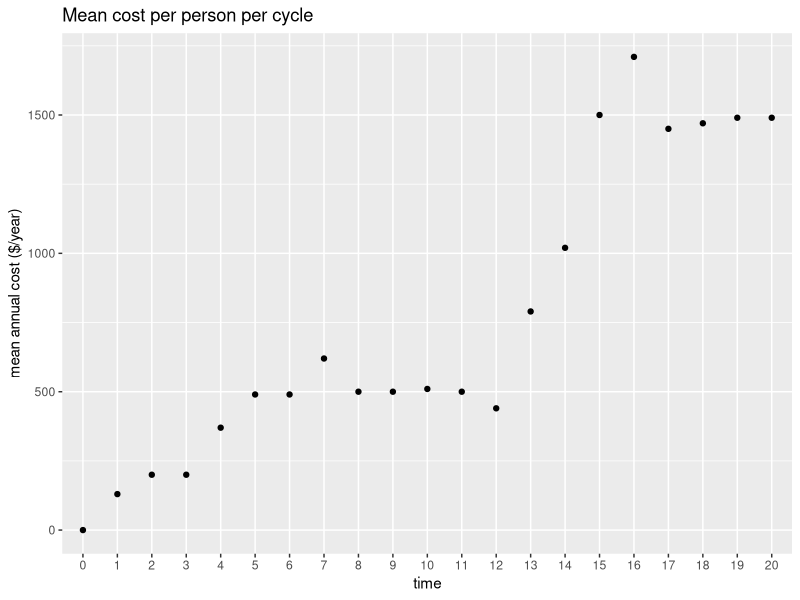
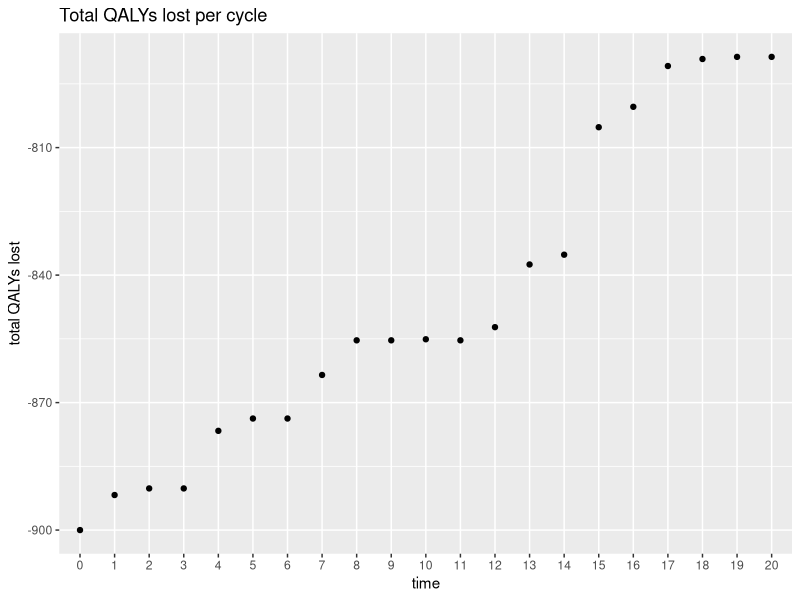
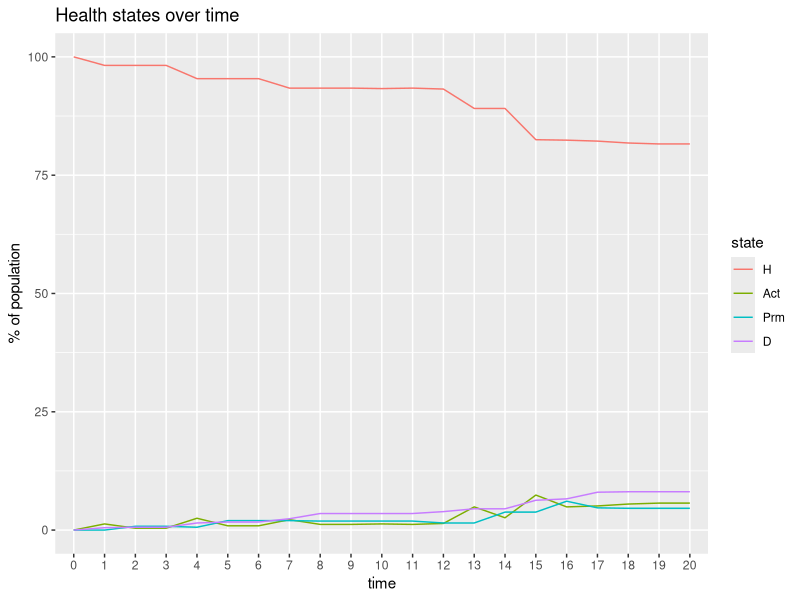

The R script that drew these images, in order:
set.seed(12345)
# library(dplyr)

#### Model inputs ####

n.i <- 1000                      # number of individuals
n.t <- 20                        # time horizon
cl <- 1                          # length of each cycle (year)
v.n <- c("H", "Act", "Prm", "D") # possible health states: Healthy, Acute injury, Permanent injury, Dead
n.s <- length(v.n)               # number of health states
initStates <- rep(v.n[1], n.i)   # everyone begins in the Healthy state
d.c <- d.e <- 0.03               # 3% discount rate for both costs and QALYs
v.intn <- c("No prescribed burning", "Prescribed burning")    # strategy names

birthRate_bl <- 52.4/1000
birthRate_change <- -0.035

allCauseMortality_bl <- 583.1/100000
allCauseMortality_change <- -2.2/100

##### Transition probabilities per cycle #####

p.fire <- 0.30                   # probability that a wildfire occurs 
rr.fire.urban <- 0.25            # risk ratio for fire in urban area versus rural
p.HD <- 0.03                     # probability to die when healthy
p.HAct <- 0.1                    # probability of acute injury when healthy
p.ActH <- 0.75                   # probability to become healthy when acutely injured
p.ActPrm <- 0.08                 # probability to become permanently injured when acutely injured
rr.Act <- 1.25                   # rate ratio of death when acutely injured vs healthy
rr.Prm <- 2                      # rate ratio of death when permanently injured vs healthy
r.HD <- -log(1-p.HD)             # rate of death when healthy
r.ActD <- rr.Act*r.HD            # rate of death when acutely injured
r.PrmD <- rr.Prm*r.HD            # rate of death when permanently injured
p.ActD <- 1-exp(-r.ActD)         # probability of death when acutely injured
p.PrmD <- 1-exp(-r.PrmD)         # probability of death when permanently injured
rp.smoke <- 0.05                 # increase of mortality rate for all with history of smoke exposure conditional on duration of exposure

rr.HD.f <- 1.2                   # risk ratio for healthy -> dead for females
rr.HAct.f <- 1.4                 # risk ratio for healthy -> acute injury for females
rr.HD.65 <- 1.3                  # risk ratio for healthy -> dead for those aged 65 or older
rr.HAct.65 <- 1.5                # risk ratio for healthy -> acute injury for those aged 65 or older

rr.fireOverTime <- 1.05          # additional fire risk each consecutive year


##### Cost and utility inputs per cycle #####

c.H <- 0                         # cost of remaining healthy
c.Act <- 10000                   # cost of acute injury
c.Prm <- 20000                   # cost of permanent injury
c.intn <- 5000                   # cost of intervention
c.fire <- 15000                  # cost of fire occurring e.g., infrastructure damage, rebuilding homes

u.H <- 1                         # utility when healthy
u.Act <- 0.75                    # utility when acutely injured
u.Prm <- 0.65                    # utility when permanently injured
u.intn <- u.Act                  # utility with intervention (in this case, intervention reduces fire risk and doesn't affect utility)
ru.ActPrm <- 0                   # decrease in utility with every additional year being injured (assume same for now)

##### Individual characteristics #####

m.x <- data.frame(matrix(nrow=n.i, ncol=0))  # create matrix that will store individual characteristics
m.x$id <- seq(1,n.i,by=1)          # assign ids
m.x$age <- floor(rnorm(n.i,48,5))  # determine each individual's age based on a normal dist'n with mean=48 and sd=5
m.x$sex <- rbinom(n.i,1,0.55)      # determine each individual's sex based on a binomial dist'n with 0=male, 1=female, and p(female)=0.55
m.x$rural <- rbinom(n.i, 1, 0.30)  # determine each individual's residence based on a binomial dist'n with 0=urban, 1=rural, and p(rural)=0.30
m.x$exposure <- FALSE              # no previous exposure at the beginning

# assign neighborhood based on rural/urban status
# Note: this may be a very roundabout way of doing this. Might have made more sense to first give everyone a neighborhood based on neighborhood density
# (i.e., probability of individual i to be in neighborhood k is based on what % of total population lives in k) but this also works. 

ruralNeighborhoods <- c("A","B")
probsRural <- c(0.65, 1-0.65)
urbanNeighborhoods <- c("C","D","E")
probsUrban <- c(0.35,0.45,1-0.35-0.45)
allNeighborhoods <- c(ruralNeighborhoods, urbanNeighborhoods)

for (k in 1:nrow(m.x[m.x$rural==1, ])) {
  m.x$neighborhood[m.x$rural==1][k] <-  sample(ruralNeighborhoods,size=1,prob=probsRural)
}

for (k in 1:nrow(m.x[m.x$rural==0, ])) {
  m.x$neighborhood[m.x$rural==0][k] <-  sample(urbanNeighborhoods,size=1,prob=probsUrban)
}

m.x$neighborhood <- as.factor(m.x$neighborhood)

n.neighborhood <- length(allNeighborhoods)


# Create neighborhood map (the distance in miles between neighborhoods)
# This will determine how much smoke neighboring communities will be exposed to if there is a fire outside of their neighborhood

neighborhood.map <- matrix(data= 0, nrow=n.neighborhood, ncol=n.neighborhood, dimnames=(list(paste(allNeighborhoods), paste(allNeighborhoods))))
neighborhood.map[1, ] <-  c(0, 0.5, 1, 3, 5)
neighborhood.map[2, ] <-  c(0.5, 0, 1, 6, 4)
neighborhood.map[3, ] <-  c(1,   1, 0, 8, 10)
neighborhood.map[4, ] <-  c(3,   6, 8, 0, 3)
neighborhood.map[5, ] <-  c(5,   4,10, 3, 0)



# set household ID based on neighborhood (household aren't used for now, but will be important for other conditions)
# mean household size is 4

m.x$fam_id <- NA
meanFamSize <- 4
fam_count <- 1
for (k in levels(m.x$neighborhood)) {
  neighborhoodSize <- nrow(m.x[m.x$neighborhood==k, ])
  familySize <- ceiling(neighborhoodSize/meanFamSize)
  m.x$fam_id[m.x$neighborhood==k] <- sample(fam_count:(fam_count+familySize), size = neighborhoodSize, replace=TRUE)
  fam_count <- fam_count+familySize+1
}



# Get year over year fire data per neighborhood (or another geographic granularity) and air quality data - since no data yet, create matrix

m.fire <- matrix(nrow=n.neighborhood, ncol=n.t, dimnames = list(paste(allNeighborhoods), paste("cycle",1:n.t)))
m.smoke.duration <- matrix(data = 0, nrow=n.neighborhood, ncol=n.t, dimnames= list(paste(allNeighborhoods), paste("cycle",1:n.t)))
fireIntensity <- 1

for (t in 1:n.t) {
  p.fire.tmp <- min(p.fire*rr.fireOverTime^(t-1), 1)                     # calculate fire risk for year t
  fireIntensity.tmp <- fireIntensity * rr.fireOverTime^(t-1)           # calculate average fire intensity for year t (analogous to fire duration for simplicity)
  
  for (k in 1:n.neighborhood) {
    currentNeighborhood <- allNeighborhoods[k]                           # get neighborhood name
    m.fire[k, t] <- rbinom(1,size=1,prob=(
      (currentNeighborhood %in% ruralNeighborhoods)*p.fire.tmp +
        (currentNeighborhood %in% urbanNeighborhoods)*min(p.fire.tmp*rr.fire.urban,1)))        # calculate whether fire happened given fire risk and urban/rural designation
    m.smoke.duration[k, t] <- rnorm(1, mean=fireIntensity.tmp, sd = fireIntensity.tmp/2)*m.fire[k, t]    # calculate number of smoky days for neighborhood k in year t due to fire in neighborhood
    m.smoke.duration[-k ,t] <- m.smoke.duration[-k, t] + m.smoke.duration[k, t]/neighborhood.map[k, -k]  # calculate ADDITIONAL number of smoky days for neighboring communities given fire in and distance to neighborhood k 
  }
}


# calculate cumulative smoke exposure days over t years

m.smoke.duration.cum <- m.smoke.duration 
for (t in 1:(n.t-1)) {
  m.smoke.duration.cum[ , t+1] <- m.smoke.duration.cum[ ,t] + m.smoke.duration[ ,t+1]
}




#### Create functions ####

MicroSim <- function(initStates,                  # vector of initial health states
                     n.i,                         # number of individuals
                     n.t,                         # number of cycles    
                     m.fire,                      # annual fire data by neighborhood
                     m.smoke.duration.cum,        # annual smoke exposure data (i.e., air pollution by neighorhood)
                     v.n,                         # vector of health state names
                     m.x,                         # matrix with individual characteristics
                     cl,                          # cycle length
                     d.c,                         # discount rate for costs
                     d.e,                         # discount rate for utilities
                     TR.out = TRUE,               # should the output include a microsimulation trace?
                     TS.out = TRUE,               # should the output include a transition array between states?
                     intn=FALSE,                  # is there an intervention? (scalar with Boolean value, could be vector of Booleans if mix of interventions)
                     seed = 1) {                  # starting seed number
  
  # You need the following functions:
  # Probs: to estimate transition probabilities
  # Costs: to estimate costs of state values
  # Effs: to estimate health outcomes
  
  v.dwc <- 1 / (1 + d.c) ^ (0:n.t)     # calculate discount weights for costs per cycle
  v.dwe <- 1 / (1 + d.e) ^ (0:n.t)     # calculate discount weights for QALYs per cycle
  
  
  # initialize matrices to capture fires, health states, costs, and health outcomes each cycle:
  
  m.M <- m.C <- m.E <- matrix(nrow=n.i, ncol=n.t+1, dimnames = list(paste("ind", 1:n.i), paste("cycle",0:n.t)))  
  
  m.M[ ,1] <- initStates    
  m.C[ ,1] <- Costs(M_it=m.M[ ,1], intervention = intn)
  m.E[ ,1] <- Effs(M_it=m.M[ ,1], intervention=intn, x_i=m.x , cl=1)
  
  
 
  for (t in 1:n.t) {
    
    for (i in 1:n.i) {
      set.seed(seed+i)                                                               # set seed for every individual
      neighborhood_index <- match(m.x$neighborhood[i], allNeighborhoods)
      
      # calculate the transition probability for individual i at cycle t
      
      v.p <- Probs(M_it=m.M[i,t], 
                   fire_it=m.fire[neighborhood_index, t], 
                   x_i=m.x[i, ], 
                   m.smoke.duration.cum[neighborhood_index, t]
      )
      m.M[i, t+1] <- sample(v.n, prob=v.p, size=1)                                                # sample the next health state given probability to transition
      m.C[i, t+1] <- Costs(M_it=m.M[i, t+1], intervention=intn)                                   # estimate costs for individual i at cycle t+1
      m.E[i, t+1] <- Effs(M_it=m.M[i, t+1], intervention=intn, x_i=m.x[i, ], cl)              # estimate QALYs for individual i at cycle t+1
      
      m.x$age[i] <- m.x$age[i] + cl                                                               # increase age by cycle length
      
      if (m.fire[neighborhood_index, t]==1) {m.x$exposure[i] <-  TRUE}                            # if there has been a fire, set exposure history to TRUE, otherwise keep the same
      
    }  # close loop for individuals
  }    # close loop for cycles
  
  tc <- m.C %*% v.dwc     # total discounted costs per individual
  te <- m.E %*% v.dwe     # total discounted QALYs per individual
  tc_hat <- mean(tc)      # average discounted costs
  te_hat <- mean(te)      # average discounted QALYS
  
  
  if (TS.out == TRUE) {                                    # create matrix of transition across states
    TS <- paste(m.M, cbind(m.M[,-1], "D"), sep = "->")     # this kills off everyone in the last cycle, which is not true. need to fix.
    TS <- matrix(TS, nrow=n.i)
    rownames(TS) <- paste("ind", 1:n.i)
    colnames(TS) <- paste("cycle", 0:n.t)
  } else {
    TS <-  NULL
  }
  
  if (TR.out == TRUE) {                                    # create the distribution trace 
    TR <- t(apply(m.M, 2, function(x) table(factor(x, levels=v.n, ordered=TRUE))))
    TR <- TR/n.i
    colnames(TR) <- v.n
    rownames(TR) <- paste("cylce", 0:n.t)
  } else {
    TR <- NULL
  }
  
  # return outputs as a list
  
  results <- list(
    m.M=m.M, 
    m.C=m.C, 
    m.E=m.E, 
    tc=tc, 
    te=te, 
    tc_hat=tc_hat, 
    te_hat=te_hat, 
    m.x=m.x, 
    TS=TS, 
    TR=TR)
  
  return(results)
  
}


# Create the probabilities function

Probs <- function(M_it,                      # health state occupied by individual i at cycle t
                  fire_it,                   # fire experience of individual i at cycle t (binary)
                  x_i,                       # individual characteristics of individual i (row i of m.x)
                  smoke.duration.cum_it) {   # cumulative smoke exposure of individual i up to cycle t
  
  
  v.p.it <- rep(NA, n.s)   # initialize vector of state transition probabilities
  names(v.p.it) <- v.n     # name columns with the health states
  
  # update v.p.it with appropriate probabilities (note: v.n is H; Act; Prm; D)
  
  p.PrmD_it <- min(1, fire_it *
                     (1-exp(-r.PrmD * (1 + rp.smoke * smoke.duration.cum_it))))     # calculate p.PrmD conditional on cumulative exposure
  
  p.HAct_it <- min(1, p.HAct * fire_it * 
                     (x_i$sex * rr.HAct.f + (1-x_i$sex)) *          # risk modification for sex
                     ifelse(x_i$age>=65, rr.HAct.65,1))                   # risk modification for age
  
  p.HD_it <- min(1, p.HD * fire_it * 
                   (x_i$sex * rr.HD.f + (1-x_i$sex)) *              # risk modification for sex
                   ifelse(x_i$age>=65, rr.HD.65,1))                       # risk modification for age
  
  v.p.it[M_it == "H"] <- c(1-p.HAct_it-p.HD_it , p.HAct_it, 0, p.HD_it)
  v.p.it[M_it == "Act"] <- c(p.ActH, 1-p.ActH-p.ActPrm-p.ActD, p.ActPrm, p.ActD)
  v.p.it[M_it == "Prm"] <- c(0, 0, 1-p.PrmD_it, p.PrmD_it)
  v.p.it[M_it == "D"] <- c(0, 0, 0, 1)
  
  ifelse(all.equal(sum(v.p.it), 1), return(v.p.it), print(c("Probabilities do not sum to 1", v.p.it, sum(v.p.it))))     # return error if probabilities do not sum to 1
}


# Create the costs function

Costs <- function(M_it,                     # M_it: health state occupied by individual i at cycle t
                  intervention=FALSE) {     # intervention: is there an intervention?
  
  
  c.it <- 0                                             # everyone starts with 0 costs
  c.it[M_it == "H"] <-  c.H                             # cost of staying healthy for one cycle
  c.it[M_it == "Act"] <-  c.Act + c.intn*intervention   # cost of staying acutely injured for one cycle plus cost of intervention
  c.it[M_it == "Prm"] <-  c.Prm + c.intn*intervention   # cost of staying permanently injured for one cycle plus cost of intervention
  
  return(c.it)                                          # return the costs
}



# Create the health outcomes function

Effs <- function(M_it,                 # M_it: health state occupied by individual i at cycle t
                 intervention=FALSE,   # intervention: is there an intervention?
                 x_i=NULL,         # x_i: matrix of individual characteristics
                 cl=1) {               # cl: cycle length in years
  
  u.it <- 0                                                                # everyone starts with utility 0
  u.it[M_it == "H"] <- u.H                                                 # utility if healthy
  u.it[M_it == "Act"] <- intervention*u.intn + (1-intervention)*u.Act      # utility if acutely injured, conditional on intervention
  u.it[M_it == "Prm"] <- u.Prm                                             # utility if permanently injured
  
  QALYs <- u.it * cl        # calculate QALYs during cycle t
  return(QALYs)             # return QALYs
}



#### Run simulation ####

sim <- MicroSim(initStates, n.i, n.t, m.fire, m.smoke.duration.cum, v.n, m.x, cl, d.c, d.e, TR.out = TRUE, TS.out = TRUE, intn=FALSE, seed = 1)


#### Next steps ####

# Refine transition probability functions to include the effect of other important characteristics
# Refine the Costs function to include the effect of other important characteristics (e.g. access to healthcare/insurance etc.)
# Refine the Effs function to allow the effect of access to medical care? Or should this be in transition probs?
#   
# The model is currently a closed cohort. Incorporate births/deaths and immigration.
# Get real population data to define the cohort.
# Think about how to model multiple outcomes together - can discuss with Alkin
# Would be great to potentially include GIS data - could get input and support from Tarik Benmarhnia
# 
# 
# (1) Some interaction between individuals - e.g., geographic grouping (if same or proximate, than risk of fire is linked with risk of fire of other groups)
# (2) A second health condition that is either related or unrelated (TBD)


#### Figures and tables ####

library(ggplot2)
library(reshape2)
library(scales)

trace <- as.data.frame(sim$TR)
trace$cycle <- factor(0:n.t)
trace_long <- melt(data=trace,id.vars="cycle", variable.name="state", value.name="proportion")

fig_trace <- ggplot(trace_long, aes(x=cycle, y=proportion*100, group=state)) +
  geom_line(aes(color=state)) +
  labs(title = "Health states over time", x="time", y="% of population")
# ggsave("wildfire_trace.tiff",fig_trace,units = "in",w=10,h=7)

mean_costs <- melt(colMeans(sim$m.C), value.name = "mean_cost") 
mean_costs$cycle <- factor(0:n.t)

fig_costs <- ggplot(data=mean_costs, aes(x=cycle, y=mean_cost)) +
  geom_point() +
  labs(title="Mean cost per person per cycle", x="time",y="mean annual cost ($/year)")
# ggsave("wildfire_costs.tiff",fig_costs,units = "in",w=10,h=7)

tot_qalys <- melt(colSums(sim$m.E), value.name="tot_qalys")
tot_qalys$cycle <- factor(0:n.t)
tot_qalys$cum_qalys_lost <- 100-tot_qalys$tot_qalys


fig_qalyslost <- ggplot(data=tot_qalys, aes(x=cycle, y=cum_qalys_lost)) +
  geom_point() +
  labs(title="Total QALYs lost per cycle", x="time",y="total QALYs lost")
# ggsave("wildfire_qalys_lost.tiff",fig_qalyslost,units = "in",w=10,h=7)











